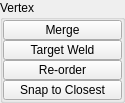
       <widget class="QGroupBox" name="vertex">
        <property name="minimumSize">
         <size>
          <width>125</width>
          <height>0</height>
         </size>
        </property>
        <property name="maximumSize">
         <size>
          <width>125</width>
          <height>999</height>
         </size>
        </property>
        <property name="title">
         <string>Vertex</string>
        </property>
        <layout class="QVBoxLayout" name="verticalLayout_5">
         <property name="spacing">
          <number>0</number>
         </property>
         <property name="leftMargin">
          <number>0</number>
         </property>
         <property name="topMargin">
          <number>0</number>
         </property>
         <property name="rightMargin">
          <number>0</number>
         </property>
         <property name="bottomMargin">
          <number>0</number>
         </property>
         <item>
          <widget class="PushButton" name="tb000">
           <property name="enabled">
            <bool>true</bool>
           </property>
           <property name="minimumSize">
            <size>
             <width>0</width>
             <height>20</height>
            </size>
           </property>
           <property name="maximumSize">
            <size>
             <width>999</width>
             <height>20</height>
            </size>
           </property>
           <property name="toolTip">
            <string>Merge selected components.  (default: to center)</string>
           </property>
           <property name="text">
            <string>Merge</string>
           </property>
           <property name="iconSize">
            <size>
             <width>18</width>
             <height>18</height>
            </size>
           </property>
          </widget>
         </item>
         <item>
          <widget class="QPushButton" name="b043">
           <property name="enabled">
            <bool>true</bool>
           </property>
           <property name="minimumSize">
            <size>
             <width>0</width>
             <height>20</height>
            </size>
           </property>
           <property name="maximumSize">
            <size>
             <width>999</width>
             <height>20</height>
            </size>
           </property>
           <property name="toolTip">
            <string>Merge two edges or vertices into a single component</string>
           </property>
           <property name="text">
            <string>Target Weld</string>
           </property>
           <property name="iconSize">
            <size>
             <width>18</width>
             <height>18</height>
            </size>
           </property>
           <property name="balette" stdset="0">
            <palette>
             <active>
              <colorrole role="Button">
               <brush brushstyle="SolidPattern">
                <color alpha="255">
                 <red>80</red>
                 <green>80</green>
                 <blue>80</blue>
                </color>
               </brush>
              </colorrole>
             </active>
             <inactive>
              <colorrole role="Button">
               <brush brushstyle="SolidPattern">
                <color alpha="255">
                 <red>80</red>
                 <green>80</green>
                 <blue>80</blue>
                </color>
               </brush>
              </colorrole>
             </inactive>
             <disabled>
              <colorrole role="Button">
               <brush brushstyle="SolidPattern">
                <color alpha="255">
                 <red>80</red>
                 <green>80</green>
                 <blue>80</blue>
                </color>
               </brush>
              </colorrole>
             </disabled>
            </palette>
           </property>
          </widget>
         </item>
         <item>
          <widget class="QPushButton" name="b045">
           <property name="enabled">
            <bool>true</bool>
           </property>
           <property name="minimumSize">
            <size>
             <width>0</width>
             <height>20</height>
            </size>
           </property>
           <property name="maximumSize">
            <size>
             <width>999</width>
             <height>20</height>
            </size>
           </property>
           <property name="toolTip">
            <string>Re-order vertex ID's using 3 adjacent vertices selected from the same polygon.</string>
           </property>
           <property name="text">
            <string>Re-order</string>
           </property>
           <property name="iconSize">
            <size>
             <width>18</width>
             <height>18</height>
            </size>
           </property>
           <property name="autoDefault">
            <bool>false</bool>
           </property>
           <property name="default">
            <bool>false</bool>
           </property>
           <property name="flat">
            <bool>false</bool>
           </property>
          </widget>
         </item>
         <item>
          <widget class="PushButton" name="tb009">
           <property name="enabled">
            <bool>true</bool>
           </property>
           <property name="minimumSize">
            <size>
             <width>0</width>
             <height>20</height>
            </size>
           </property>
           <property name="maximumSize">
            <size>
             <width>999</width>
             <height>20</height>
            </size>
           </property>
           <property name="toolTip">
            <string>&lt;html&gt;&lt;head/&gt;&lt;body&gt;&lt;p&gt;&lt;span style=&quot; font-weight:600;&quot;&gt;Snap vertices from one object to another.&lt;/span&gt;&lt;/p&gt;&lt;p&gt;&lt;br/&gt;&lt;/p&gt;&lt;p&gt;&lt;span style=&quot; font-style:italic;&quot;&gt;The vertices of the first selected object will be snapped to those of the second.&lt;/span&gt;&lt;/p&gt;&lt;/body&gt;&lt;/html&gt;</string>
           </property>
           <property name="layoutDirection">
            <enum>Qt::LeftToRight</enum>
           </property>
           <property name="text">
            <string>Snap to Closest</string>
           </property>
          </widget>
         </item>
        </layout>
       </widget>
